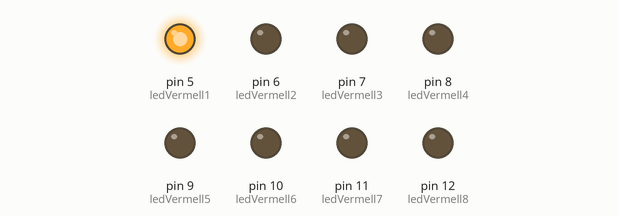
The sketch below on a simulated Arduino Uno, built with avr-gcc and run on an emulated ATmega328P. Shown: output pins drawn as LEDs (lit = HIGH).

Above: at 0.37 s.
At 0.87 s:
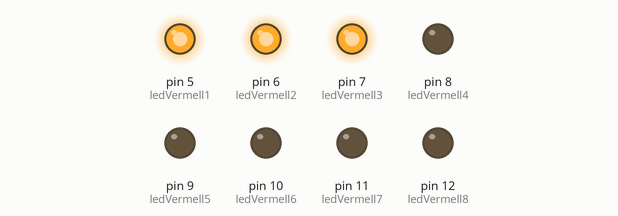
At 1.62 s:
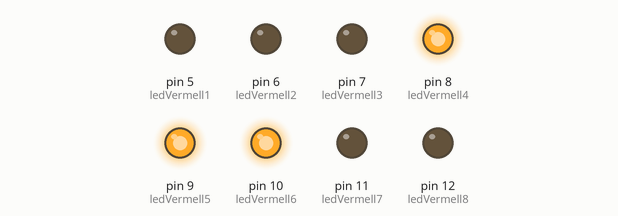
At 3.12 s:
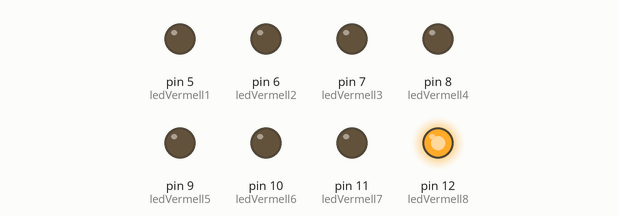
At 4.37 s:
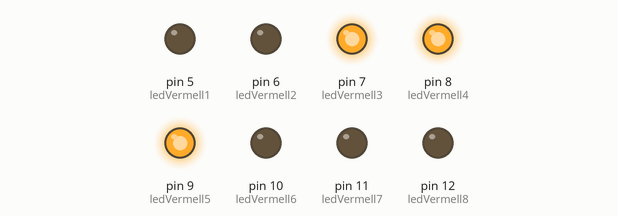
At 5.7 s:
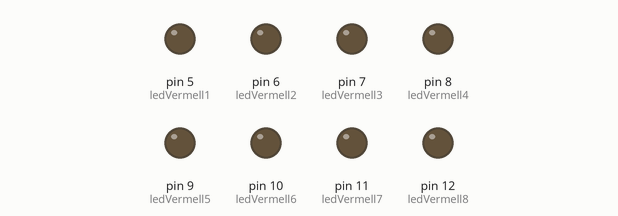
Timing chart, 0 to 7.5 s (numbered marks = the images above):
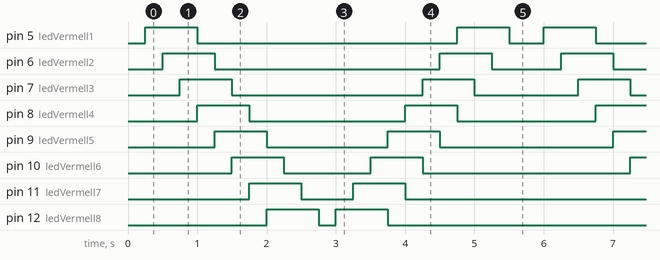

Measured:
- by itself, pin 5 (ledVermell1): repeats every 5.8 s: LOW 3.8 s, HIGH 0.75 s, LOW 0.50 s, HIGH 0.75 s
- by itself, pin 6 (ledVermell2): repeats every 5.8 s: LOW 3.3 s, HIGH 0.75 s, LOW 1.0 s, HIGH 0.75 s
- by itself, pin 7 (ledVermell3): repeats every 5.8 s: LOW 2.8 s, HIGH 0.75 s, LOW 1.5 s, HIGH 0.75 s
- by itself, pin 8 (ledVermell4): alternates HIGH for 0.75 s and LOW for 2.3 s
- by itself, pin 9 (ledVermell5): repeats every 5.8 s: LOW 1.8 s, HIGH 0.75 s, LOW 2.5 s, HIGH 0.75 s
- by itself, pin 10 (ledVermell6): repeats every 5.8 s: LOW 1.3 s, HIGH 0.75 s, LOW 3.0 s, HIGH 0.75 s
- by itself, pin 11 (ledVermell7): repeats every 5.8 s: LOW 0.75 s, HIGH 0.75 s, LOW 3.5 s, HIGH 0.75 s
- by itself, pin 12 (ledVermell8): repeats every 5.8 s: LOW 0.25 s, HIGH 0.75 s, LOW 4.0 s, HIGH 0.75 s

The sketch:

ARRAY_DE_8_LEDS_-1.3.ino
```cpp
/****************************************************************
 **                                                            **
 **                    Sortides entrades digitals              **
 **                    Programa 1.3                            **
 **                                                            **
 **  Nom: Carlos Rubio Ortega               Data: 12/03/2017   **
 ***************************************************************/
 //************************ INCLUDE *****************************


 //*********************** VARIABLES ****************************


  // DEFINIM ELS LEDS AMB LES DIFERENTS ENTRADES DIGITALS.
int ledVermell1 = 5;
int ledVermell2 = 6;
int ledVermell3 = 7;
int ledVermell4 = 8;
int ledVermell5 = 9;
int ledVermell6 = 10;
int ledVermell7 = 11;
int ledVermell8 = 12;
int polsador = 2;


 //************************* SETUP ******************************

void setup()                // configura el final de la sortida
{

     // configuració dels pins de sortida
  pinMode(ledVermell1, OUTPUT);
  pinMode(ledVermell2, OUTPUT);
  pinMode(ledVermell3, OUTPUT);
  pinMode(ledVermell4, OUTPUT);
  pinMode(ledVermell5, OUTPUT);
  pinMode(ledVermell6, OUTPUT);
  pinMode(ledVermell7, OUTPUT);
  pinMode(ledVermell8, OUTPUT);

}


//*************************** LOOP ******************************

void loop()         // inicia el bucle del programa
{

    // funcionament sobre els leds següents que estaran tots apagats.
    digitalWrite(ledVermell1, LOW);
    digitalWrite(ledVermell2, LOW);
    digitalWrite(ledVermell3, LOW);
    digitalWrite(ledVermell4, LOW);
    digitalWrite(ledVermell5, LOW);
    digitalWrite(ledVermell6, LOW);
    digitalWrite(ledVermell7, LOW);
    digitalWrite(ledVermell8, LOW);

    delay(250);
     //  Aqui nomès tindrem el led vermell 1 ences els altres leds estaran parats.
    digitalWrite(ledVermell1, HIGH);
    digitalWrite(ledVermell2, LOW);
    digitalWrite(ledVermell3, LOW);
    digitalWrite(ledVermell4, LOW);
    digitalWrite(ledVermell5, LOW);
    digitalWrite(ledVermell6, LOW);
    digitalWrite(ledVermell7, LOW);
    digitalWrite(ledVermell8, LOW);

    delay(250);
      //  Aqui nomès tindrem el led vermell 1 i 2 ences els altres leds estaran parats.
    digitalWrite(ledVermell1, HIGH);
    digitalWrite(ledVermell2, HIGH);
    digitalWrite(ledVermell3, LOW);
    digitalWrite(ledVermell4, LOW);
    digitalWrite(ledVermell5, LOW);
    digitalWrite(ledVermell6, LOW);
    digitalWrite(ledVermell7, LOW);
    digitalWrite(ledVermell8, LOW);

    delay(250);
    //  Aqui nomès tindrem el led vermell 1,2 i 3  ences els altres leds estaran parats.
    digitalWrite(ledVermell1, HIGH);
    digitalWrite(ledVermell2, HIGH);
    digitalWrite(ledVermell3, HIGH);
    digitalWrite(ledVermell4, LOW);
    digitalWrite(ledVermell5, LOW);
    digitalWrite(ledVermell6, LOW);
    digitalWrite(ledVermell7, LOW);
    digitalWrite(ledVermell8, LOW);

    delay(250);
    //  Aqui nomès tindrem el led vermell 2,3 i 4 ences els altres leds estaran parats.
    digitalWrite(ledVermell1, LOW);
    digitalWrite(ledVermell2, HIGH);
    digitalWrite(ledVermell3, HIGH);
    digitalWrite(ledVermell4, HIGH);
    digitalWrite(ledVermell5, LOW);
    digitalWrite(ledVermell6, LOW);
    digitalWrite(ledVermell7, LOW);
    digitalWrite(ledVermell8, LOW);

    delay(250);
    //  Aqui nomès tindrem el led vermell 3, 4 i 5 ences els altres leds estaran parats.
    digitalWrite(ledVermell1, LOW);
    digitalWrite(ledVermell2, LOW);
    digitalWrite(ledVermell3, HIGH);
    digitalWrite(ledVermell4, HIGH);
    digitalWrite(ledVermell5, HIGH);
    digitalWrite(ledVermell6, LOW);
    digitalWrite(ledVermell7, LOW);
    digitalWrite(ledVermell8, LOW);

    delay(250);
    //  Aqui nomès tindrem el led vermell 4, 5 i 6 ences els altres leds estaran parats.
    digitalWrite(ledVermell1, LOW);
    digitalWrite(ledVermell2, LOW);
    digitalWrite(ledVermell3, LOW);
    digitalWrite(ledVermell4, HIGH);
    digitalWrite(ledVermell5, HIGH);
    digitalWrite(ledVermell6, HIGH);
    digitalWrite(ledVermell7, LOW);
    digitalWrite(ledVermell8, LOW);

    delay(250);
    //  Aqui nomès tindrem el led vermell 5, 6 i 7 ences els altres leds estaran parats.
    digitalWrite(ledVermell1, LOW);
    digitalWrite(ledVermell2, LOW);
    digitalWrite(ledVermell3, LOW);
    digitalWrite(ledVermell4, LOW);
    digitalWrite(ledVermell5, HIGH);
    digitalWrite(ledVermell6, HIGH);
    digitalWrite(ledVermell7, HIGH);
    digitalWrite(ledVermell8, LOW);

    delay(250);

    //  Aqui nomès tindrem el led vermell 6, 7 i 8  ences els altres leds estaran parats.
    digitalWrite(ledVermell1, LOW);
    digitalWrite(ledVermell2, LOW);
    digitalWrite(ledVermell3, LOW);
    digitalWrite(ledVermell4, LOW);
    digitalWrite(ledVermell5, LOW);
    digitalWrite(ledVermell6, HIGH);
    digitalWrite(ledVermell7, HIGH);
    digitalWrite(ledVermell8, HIGH);

    delay(250);
    //  Aqui nomès tindrem el led vermell 7 i 8 ences els altres leds estaran parats.
    digitalWrite(ledVermell1, LOW);
    digitalWrite(ledVermell2, LOW);
    digitalWrite(ledVermell3, LOW);
    digitalWrite(ledVermell4, LOW);
    digitalWrite(ledVermell5, LOW);
    digitalWrite(ledVermell6, LOW);
    digitalWrite(ledVermell7, HIGH);
    digitalWrite(ledVermell8, HIGH);

    delay(250);
    //  Aqui nomès tindrem el led vermell 8 ences els altres leds estaran parats.
    digitalWrite(ledVermell1, LOW);
    digitalWrite(ledVermell2, LOW);
    digitalWrite(ledVermell3, LOW);
    digitalWrite(ledVermell4, LOW);
    digitalWrite(ledVermell5, LOW);
    digitalWrite(ledVermell6, LOW);
    digitalWrite(ledVermell7, LOW);
    digitalWrite(ledVermell8, HIGH);

    delay(250);

    //  Aqui nomès tindrem tots els leds estaran parats.
    digitalWrite(ledVermell1, LOW);
    digitalWrite(ledVermell2, LOW);
    digitalWrite(ledVermell3, LOW);
    digitalWrite(ledVermell4, LOW);
    digitalWrite(ledVermell5, LOW);
    digitalWrite(ledVermell6, LOW);
    digitalWrite(ledVermell7, LOW);
    digitalWrite(ledVermell8, LOW);

    delay(250);
    //  Aqui nomès tindrem el led vermell 8 ences els altres leds estaran parats.
    digitalWrite(ledVermell1, LOW);
    digitalWrite(ledVermell2, LOW);
    digitalWrite(ledVermell3, LOW);
    digitalWrite(ledVermell4, LOW);
    digitalWrite(ledVermell5, LOW);
    digitalWrite(ledVermell6, LOW);
    digitalWrite(ledVermell7, LOW);
    digitalWrite(ledVermell8, HIGH);

    delay(250);
    //  Aqui nomès tindrem el led vermell 8 i 7 ences els altres leds estaran parats.
    digitalWrite(ledVermell1, LOW);
    digitalWrite(ledVermell2, LOW);
    digitalWrite(ledVermell3, LOW);
    digitalWrite(ledVermell4, LOW);
    digitalWrite(ledVermell5, LOW);
    digitalWrite(ledVermell6, LOW);
    digitalWrite(ledVermell7, HIGH);
    digitalWrite(ledVermell8, HIGH);

    delay(250);
    //  Aqui nomès tindrem el led vermell 8, 7 i 6 ences els altres leds estaran parats.
    digitalWrite(ledVermell1, LOW);
    digitalWrite(ledVermell2, LOW);
    digitalWrite(ledVermell3, LOW);
    digitalWrite(ledVermell4, LOW);
    digitalWrite(ledVermell5, LOW);
    digitalWrite(ledVermell6, HIGH);
    digitalWrite(ledVermell7, HIGH);
    digitalWrite(ledVermell8, HIGH);

    delay(250);
    //  Aqui nomès tindrem el led vermell 7, 6 i 5 ences els altres leds estaran parats.
    digitalWrite(ledVermell1, LOW);
    digitalWrite(ledVermell2, LOW);
    digitalWrite(ledVermell3, LOW);
    digitalWrite(ledVermell4, LOW);
    digitalWrite(ledVermell5, HIGH);
    digitalWrite(ledVermell6, HIGH);
    digitalWrite(ledVermell7, HIGH);
    digitalWrite(ledVermell8, LOW);

    delay(250);
    //  Aqui nomès tindrem el led vermell 6, 5 i 4 ences els altres leds estaran parats.
    digitalWrite(ledVermell1, LOW);
    digitalWrite(ledVermell2, LOW);
    digitalWrite(ledVermell3, LOW);
    digitalWrite(ledVermell4, HIGH);
    digitalWrite(ledVermell5, HIGH);
    digitalWrite(ledVermell6, HIGH);
    digitalWrite(ledVermell7, LOW);
    digitalWrite(ledVermell8, LOW);

    delay(250);
    //  Aqui nomès tindrem el led vermell 5, 4 i 3 ences els altres leds estaran parats.
    digitalWrite(ledVermell1, LOW);
    digitalWrite(ledVermell2, LOW);
    digitalWrite(ledVermell3, HIGH);
    digitalWrite(ledVermell4, HIGH);
    digitalWrite(ledVermell5, HIGH);
    digitalWrite(ledVermell6, LOW);
    digitalWrite(ledVermell7, LOW);
    digitalWrite(ledVermell8, LOW);

    delay(250);
    //  Aqui nomès tindrem el led vermell 4, 3 i 2 ences els altres leds estaran parats.
    digitalWrite(ledVermell1, LOW);
    digitalWrite(ledVermell2, HIGH);
    digitalWrite(ledVermell3, HIGH);
    digitalWrite(ledVermell4, HIGH);
    digitalWrite(ledVermell5, LOW);
    digitalWrite(ledVermell6, LOW);
    digitalWrite(ledVermell7, LOW);
    digitalWrite(ledVermell8, LOW);

    delay(250);
    //  Aqui nomès tindrem el led vermell 3, 2 i 1 ences els altres leds estaran parats.
    digitalWrite(ledVermell1, HIGH);
    digitalWrite(ledVermell2, HIGH);
    digitalWrite(ledVermell3, HIGH);
    digitalWrite(ledVermell4, LOW);
    digitalWrite(ledVermell5, LOW);
    digitalWrite(ledVermell6, LOW);
    digitalWrite(ledVermell7, LOW);
    digitalWrite(ledVermell8, LOW);

    delay(250);
    //  Aqui nomès tindrem el led vermell 2 i 1 ences els altres leds estaran parats.
    digitalWrite(ledVermell1, HIGH);
    digitalWrite(ledVermell2, HIGH);
    digitalWrite(ledVermell3, LOW);
    digitalWrite(ledVermell4, LOW);
    digitalWrite(ledVermell5, LOW);
    digitalWrite(ledVermell6, LOW);
    digitalWrite(ledVermell7, LOW);
    digitalWrite(ledVermell8, LOW);

    delay(250);
    //  Aqui nomès tindrem el led vermell 1 ences els altres leds estaran parats.
    digitalWrite(ledVermell1, HIGH);
    digitalWrite(ledVermell2, LOW);
    digitalWrite(ledVermell3, LOW);
    digitalWrite(ledVermell4, LOW);
    digitalWrite(ledVermell5, LOW);
    digitalWrite(ledVermell6, LOW);
    digitalWrite(ledVermell7, LOW);
    digitalWrite(ledVermell8, LOW);

    delay(250);
    //  Aqui nomès tindrem tots els leds estaran parats.
    digitalWrite(ledVermell1, LOW);
    digitalWrite(ledVermell2, LOW);
    digitalWrite(ledVermell3, LOW);
    digitalWrite(ledVermell4, LOW);
    digitalWrite(ledVermell5, LOW);
    digitalWrite(ledVermell6, LOW);
    digitalWrite(ledVermell7, LOW);
    digitalWrite(ledVermell8, LOW);

    delay(250);
}


//************************* FUNCIONS ****************************
   // En aquest programa podem veure com els leds ens fa la seqüencia de les llums del cotxe fantastic.
```
